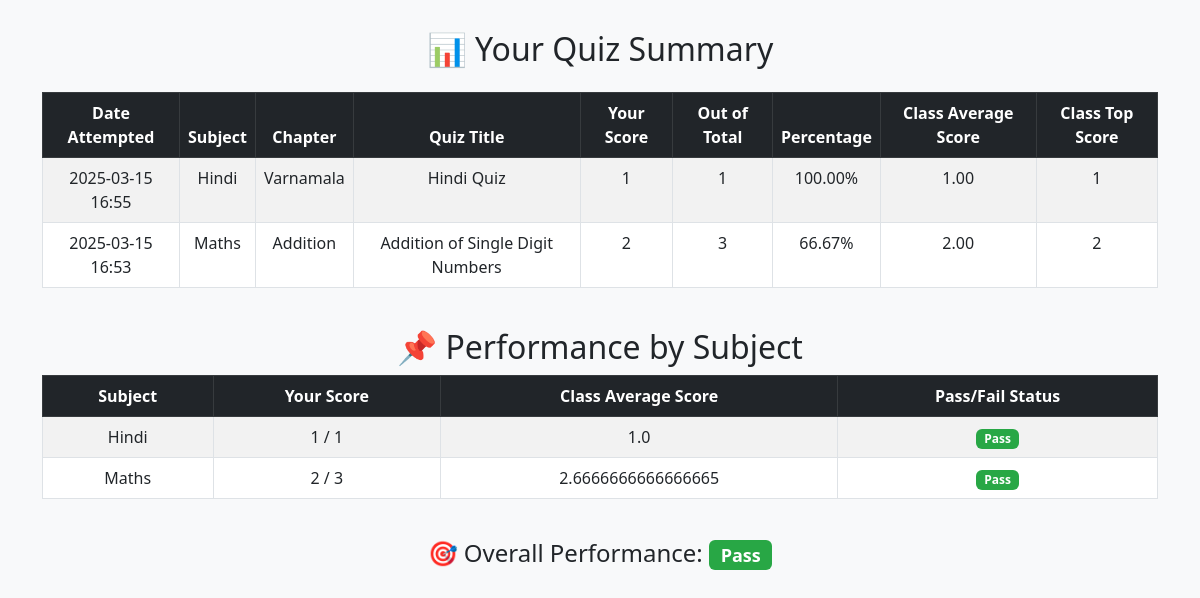
The page /quiz_summary (signed in) on the database its author committed.
### models/models.py (models this page shows)
class QuizScore(db.Model):
    id = db.Column(db.Integer, primary_key=True)
    user_id = db.Column(db.Integer, db.ForeignKey('user.id'), nullable=False)
    quiz_id = db.Column(db.Integer, db.ForeignKey('quiz.id', ondelete='CASCADE'), nullable=False)  # Ensure proper cascade
    score = db.Column(db.Integer, nullable=False)
    total_questions = db.Column(db.Integer, nullable=False)
    percentage = db.Column(db.Float, nullable=False)
    timestamp = db.Column(db.DateTime, default=datetime.utcnow)

class Subject(db.Model):
    id = db.Column(db.Integer, primary_key=True)
    name = db.Column(db.String(100), unique=True, nullable=False)
    description = db.Column(db.Text, nullable=False)
    chapters = db.relationship('Chapter', backref='subject', lazy=True, cascade="all, delete-orphan")

class Chapter(db.Model):
    id = db.Column(db.Integer, primary_key=True)
    name = db.Column(db.String(100),  unique=True, nullable=False)
    subject_id = db.Column(db.Integer, db.ForeignKey('subject.id', ondelete='CASCADE'), nullable=False)
    quizzes = db.relationship('Quiz', backref='chapter', lazy=True, cascade="all, delete-orphan")

class Quiz(db.Model):
    id = db.Column(db.Integer, primary_key=True)
    chapter_id = db.Column(db.Integer, db.ForeignKey('chapter.id', ondelete='CASCADE'), nullable=False)
    date_of_quiz = db.Column(db.Date, nullable=False)
    time_duration = db.Column(db.Integer, nullable=False)  # Store duration in minutes
    remarks = db.Column(db.Text, unique=True, nullable=False)
    questions = db.relationship('Question', backref='quiz', lazy=True, cascade="all, delete-orphan")
    quiz_scores = db.relationship('QuizScore', backref='quiz', cascade="all, delete-orphan")
    user_responses = db.relationship('UserResponse', backref='quiz', cascade="all, delete-orphan")

### app.py (the view)
@app.route('/quiz_summary')
def quiz_summary():
    if 'user_id' not in session:
        flash("Please log in to view your quiz summary.", "error")
        return redirect(url_for('login'))
    user_id = session['user_id']
    past_attempts = (
        db.session.query(
            QuizScore,
            Quiz,
            Chapter,
            Subject,
            db.func.avg(QuizScore.score).over(partition_by=QuizScore.quiz_id).label("avg_score"),
            db.func.max(QuizScore.score).over(partition_by=QuizScore.quiz_id).label("top_score")
        )
        .join(Quiz, QuizScore.quiz_id == Quiz.id)
        .join(Chapter, Quiz.chapter_id == Chapter.id)
        .join(Subject, Chapter.subject_id == Subject.id)
        .filter(QuizScore.user_id == user_id)
        .order_by(QuizScore.timestamp.desc())
        .all()
    )
    subject_scores_query = (
        db.session.query(
            Subject.name.label('subject_name'),
            db.func.sum(QuizScore.score).filter(QuizScore.user_id == user_id).label('user_total_score'),
            db.func.sum(QuizScore.total_questions).filter(QuizScore.user_id == user_id).label('user_total_possible_score'),
            db.func.avg(QuizScore.score).label('class_avg_score')  # Compute class average score
        )
        .join(Quiz, QuizScore.quiz_id == Quiz.id)
        .join(Chapter, Quiz.chapter_id == Chapter.id)
        .join(Subject, Chapter.subject_id == Subject.id)
        .group_by(Subject.name)
        .all()
    )
    subject_scores = []
    for subject_name, user_total_score, user_total_possible_score, class_avg_score in subject_scores_query:
        user_total_possible_score = user_total_possible_score or 0
        user_total_score = user_total_score or 0
        if user_total_possible_score > 0:
            user_percentage = (user_total_score / user_total_possible_score) * 100
            pass_fail = "Pass" if user_percentage >= 40 else "Fail"
        else:
            pass_fail = "N/A"  # Indicates user has never attempted a quiz in this subject
        subject_scores.append((subject_name, user_total_score, user_total_possible_score, class_avg_score, pass_fail))
    total_attempts = len(past_attempts)
    passed_attempts = sum(1 for attempt in past_attempts if attempt[0].total_questions > 0 and (attempt[0].score / attempt[0].total_questions) * 100 >= 40)
    overall_pass_status = "N/A" if total_attempts == 0 else ("Pass" if passed_attempts / total_attempts >= 0.5 else "Fail")
    return render_template(
        'quiz_summary.html',
        past_attempts=past_attempts,
        subject_scores=subject_scores,
        overall_pass_status=overall_pass_status
    )

### templates/quiz_summary.html (shortened to what this page needs)
<!DOCTYPE html>
<html lang="en">
<head>
    <link href="https://cdn.jsdelivr.net/npm/bootstrap@5.3.0/dist/css/bootstrap.min.css" rel="stylesheet">
</head>
<body>
<div class="container-fluid">
    <div class="container">
        <h2 class="text-center mb-4">📊 Your Quiz Summary</h2>
        <div class="table-responsive">
            <table class="table table-hover table-striped table-bordered">
                <thead class="table-dark">
                    <tr>
                        <th>Date Attempted</th>
                        <th>Subject</th>
                        <th>Chapter</th>
                        <th>Quiz Title</th>
                        <th>Your Score</th>
                        <th>Out of Total</th>
                        <th>Percentage</th>
                        <th>Class Average Score</th>
                        <th>Class Top Score</th>
                    </tr>
                </thead>
                <tbody>
                    {% for quiz_score, quiz, chapter, subject, avg_score, top_score in past_attempts %}
                    <tr>
                        <td>{{ quiz_score.timestamp.strftime('%Y-%m-%d %H:%M') }}</td>
                        <td>{{ subject.name }}</td>
                        <td>{{ chapter.name }}</td>
                        <td>{{ quiz.remarks }}</td>
                        <td>{{ quiz_score.score }}</td>
                        <td>{{ quiz_score.total_questions }}</td>
                        <td>{{ "%.2f"|format((quiz_score.score / quiz_score.total_questions) * 100) }}%</td>
                        <td>{{ "%.2f"|format(avg_score) }}</td>
                        <td>{{ top_score }}</td>
                    </tr>
                    {% else %}
                    <tr>
                        <td colspan="9" class="text-center text-muted">No past quiz attempts found.</td>
                    </tr>
                    {% endfor %}
                </tbody>
            </table>
        </div>
        <h2 class="text-center mt-4">📌 Performance by Subject</h2>
        <div class="table-responsive">
            <table class="table table-hover table-striped table-bordered">
                <thead class="table-dark">
                    <tr>
                        <th>Subject</th>
                        <th>Your Score</th>
                        <th>Class Average Score</th>
                        <th>Pass/Fail Status</th>
                    </tr>
                </thead>
                <tbody>
                    {% for subject, user_total_score, user_total_possible_score, class_avg_score, pass_fail_status in subject_scores %}
                    <tr>
                        <td>{{ subject }}</td>
                        <td>{{ user_total_score }} / {{ user_total_possible_score }}</td>
                        <td>{{ class_avg_score }}</td>
                        <td>
                            <span class="badge {% if pass_fail_status == 'Pass' %}badge-success{% else %}badge-danger{% endif %}">
                                {{ pass_fail_status }}
                            </span>
                        </td>
                    </tr>
                    {% else %}
                    <tr>
                        <td colspan="5" class="text-center text-muted">No subject scores available.</td>
                    </tr>
                    {% endfor %}
                </tbody>
            </table>
        </div>
        <div class="text-center mt-4">
            <h4>🎯 Overall Performance:
                <span class="badge {% if overall_pass_status == 'Pass' %}badge-success{% else %}badge-danger{% endif %}">
                    {{ overall_pass_status }}
                </span>
            </h4>
        </div>
    </div>
</div>
</body>
</html>

### templates/quiz_summary.html (style rules this page uses)
body { background-color: #f8f9fa; }
.container { margin-top: 30px; }
.table th, .table td { text-align: center; }
.badge-success { background-color: #28a745; }

### rows shown on the page
QuizScore: timestamp "2025-03-15 16:55", name "Hindi", name "Varnamala", remarks "Hindi Quiz", score "1", total_questions "1", (quiz_score.score/quiz_score.total_questions)*100 "100.00", avg_score "1.00", top_score "1"
QuizScore: timestamp "2025-03-15 16:53", name "Maths", name "Addition", remarks "Addition of Single Digit Numbers", score "2", total_questions "3", (quiz_score.score/quiz_score.total_questions)*100 "66.67", score "2.00"
Subject: name "Hindi", user_total_score "1", user_total_possible_score "1", class_avg_score "1.0", pass_fail_status "Pass"
Subject: name "Maths", user_total_score "2", user_total_possible_score "3", class_avg_score "2.6666666666666665", pass_fail_status "Pass"

### other values the page prints
{{ overall_pass_status }} "Pass"
